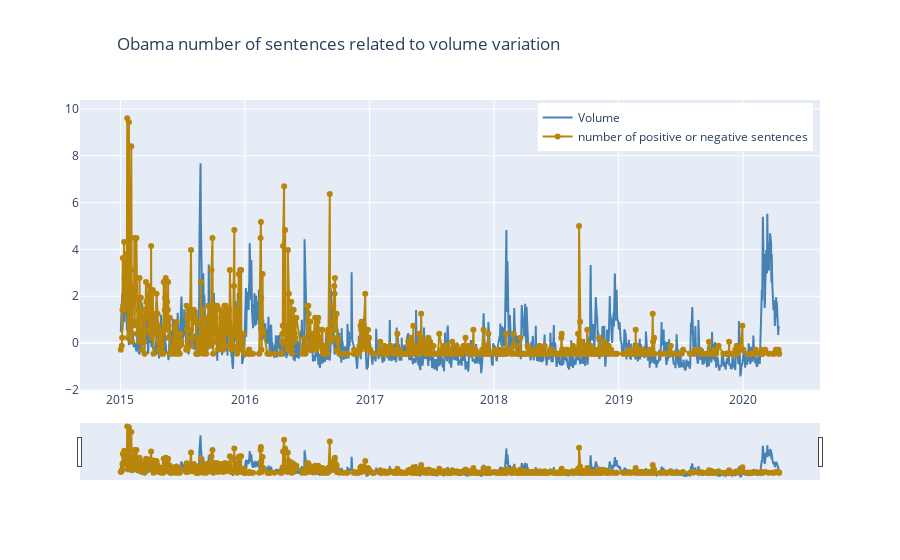

Source (notebook cell):
### Markdown cell above
### Barack Obama

### Code cell
fig = go.Figure()
fig.add_trace(go.Scatter(x=Fin['Date'], y=Fin['volume_plot'],line=dict(color='#4682B4'),
                    mode='lines',
                    name='Volume'))
fig.add_trace(go.Scatter(x=Quot_vol[Quot_vol['speaker']=='Barack Obama']['day'],
                         y=Quot_vol[Quot_vol['speaker']=='Barack Obama']['numposneg_plot'],
                         line=dict(color='#B8860B'),
                    mode='lines+markers',
                    name='number of positive or negative sentences'))
fig.update_layout(title_text='Obama number of sentences related to volume variation',
                         title_x=0.13,legend=dict( yanchor="top", y=0.99, xanchor="right",x=0.99))
#fig.update_yaxes(title_text="y-axis in logarithmic scale", type="log")
#fig.update_yaxes(range=[0.5, 10])
fig.update_xaxes(rangeslider_visible=True)
fig.show()
fig.write_html('Barack_Obama_volume_changed_vs_number_quotes.html')

### Figure 1 — Plotly figure (JSON) as saved in the notebook; plotly's stock layout.template omitted (floating-point values rounded to 4 significant figures; data arrays with more than 128 entries replaced by an {"elided": "..."} marker saying what was removed)
{"data": [{"line": {"color": "#4682B4"}, "mode": "lines", "name": "Volume", "type": "scatter", "x": {"elided": "1331 str values"}, "y": {"elided": "1331 float values"}}, {"line": {"color": "#B8860B"}, "mode": "lines+markers", "name": "number of positive or negative sentences", "type": "scatter", "x": {"elided": "774 str values"}, "y": {"elided": "774 float values"}}], "layout": {"legend": {"x": 0.99, "xanchor": "right", "y": 0.99, "yanchor": "top"}, "title": {"text": "Obama number of sentences related to volume variation", "x": 0.13}, "xaxis": {"rangeslider": {"visible": true}}}}
